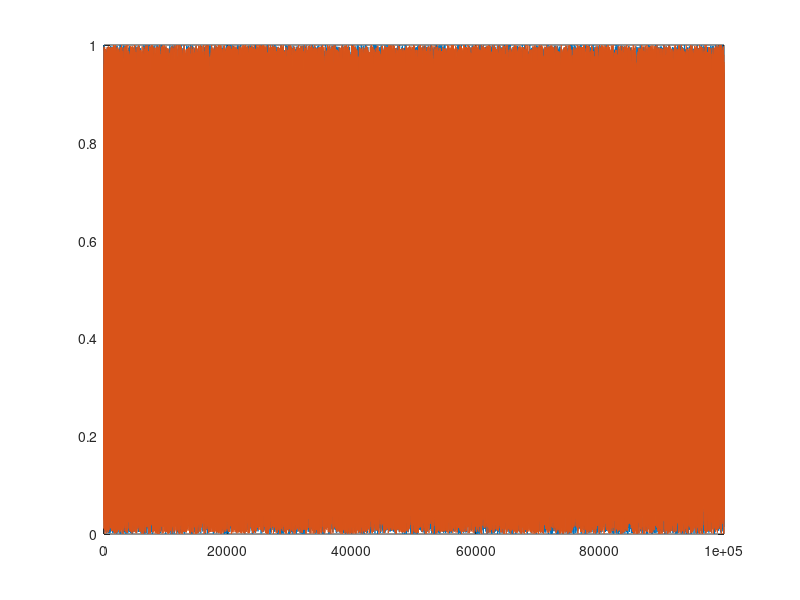

MATLAB code for this plot: (Note: this script raises an error after producing the figure.)
%test_lcpsd
clc
clear all;

N = 1e5;

a = rand(N,1);
b = rand(N,1);

figure
plot(a);
hold on;
plot(b);

[cpsd,~] = lcpsd_wrapper(a,b,1);
[psd, freq] = lpsd_wrapper(a,1);

figure;
loglog(freq,abs(psd));
hold on;
loglog(freq,abs(cpsd),'p');
